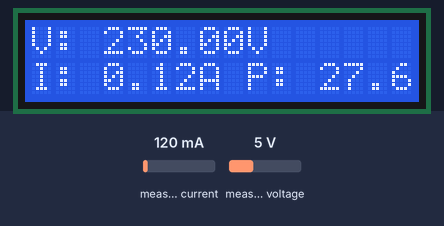
Bench run of a sketch on a simulated ESP32. Parts: 16×2 character LCD. The test bench sets the inputs (shaded band); at power-on: measured current 120 mA, measured voltage 5 V. WiFi joins after 1.5 s; servers stay silent unless stated; what the sketch prints to the serial monitor is not drawn.

Above: at 4.0 s.
4.1 s: measured current set to 40 mA
At 9.0 s:
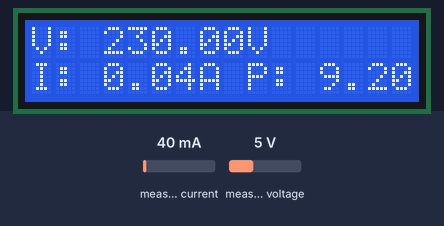
9.9 s: measured voltage set to 0.3 V
At 14.0 s:
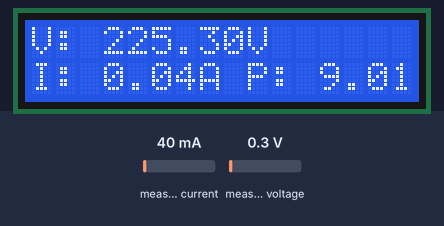
15.7 s: measured current set to 500 mA
At 19.1 s:
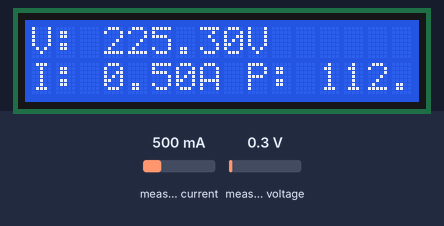
21.5 s: measured voltage set to 3.8 V
At 25.4 s:
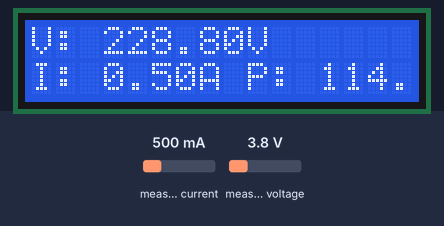
27.3 s: measured current set to 1000 mA
At 30.5 s:
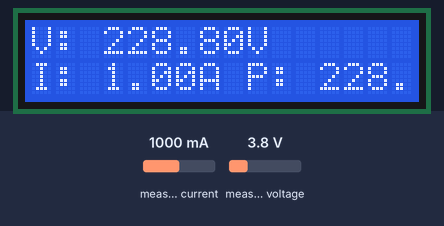
33.1 s: measured voltage set to 7.5 V
At 35.5 s:
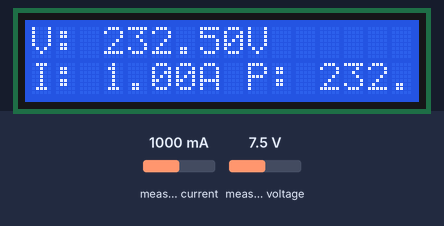
Timing chart, 0 to 37.0 s (numbered marks = the images above; inputs shaded):
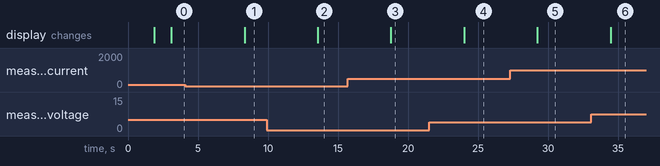

The sketch:

Voltage_Current_Power_01.ino
```cpp
#define BLYNK_PRINT Serial

#define BLYNK_TEMPLATE_ID "TMPL3AFErITak"
#define BLYNK_TEMPLATE_NAME "Smart Fridge with Vital Monitoring Capabilities"
#define BLYNK_AUTH_TOKEN "ZX2xBT2WmVfKByXkoebHImYld6LZ7Uyk"

#include "EmonLib.h"
#include <WiFi.h>
#include <WiFiClient.h>
#include <BlynkSimpleEsp32.h>
#include <Wire.h>
#include <LiquidCrystal_I2C.h>

char ssid[] = "SVU";
char pass[] = "12345678";

const float vCalibration = 41.5;
const float currCalibration = 0.15;

EnergyMonitor emon;

LiquidCrystal_I2C lcd(0x27, 16, 2);  // I2C address 0x27 for 16x2 LCD

void setup() {
  Serial.begin(115200);
  Blynk.begin(BLYNK_AUTH_TOKEN, ssid, pass);

  emon.voltage(35, vCalibration, 1.7);
  emon.current(34, currCalibration);

  lcd.init();       // Initialize the LCD
  lcd.backlight();  // Turn on the backlight

  delay(1000);
}

void loop() {
  Blynk.run();

  emon.calcVI(20, 2000);
  float voltage = emon.Vrms;
  float current = emon.Irms;
  float power = emon.apparentPower;

  Serial.printf("Vrms: %.2fV\tIrms: %.4fA\tPower: %.4fW\n", voltage, current, power);

  Blynk.virtualWrite(V0, voltage);
  Blynk.virtualWrite(V1, current);
  Blynk.virtualWrite(V2, power);

  lcd.setCursor(0, 0);  // First row
  lcd.print("V: ");
  lcd.print(voltage);
  lcd.print("V");

  lcd.setCursor(0, 1);  // Second row
  lcd.print("I: ");
  lcd.print(current);
  lcd.print("A ");
  lcd.print("P: ");
  lcd.print(power);
  lcd.print("W");

  delay(5000);
}
```

Measured:
- after the input at 4.1 s, the display: changes after 4.2 s (image 1)
- after the input at 9.9 s, the display: changes after 3.7 s (image 2)
- after the input at 15.7 s, the display: changes after 3.1 s (image 3)
- after the input at 21.5 s, the display: changes after 2.5 s (image 4)
- after the input at 27.3 s, the display: changes after 1.9 s (image 5)
- after the input at 33.1 s, the display: changes after 1.4 s (image 6)
